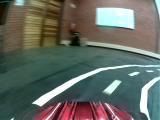
#> input picture Image_Preprocessing/101_cam-image_array_.jpg, 160 x 120 px
$ python medImage.py
#> lines starting #> are read from the running program, lines starting #| are printed output that depends on the picture; after the words box and inside, x2 and y2 are one past the last pixel; in counts of white or black regions, pixels touching at a corner belong together
import cv2
import numpy as np

import matplotlib.pyplot as plt

images = []

image = cv2.imread('101_cam-image_array_.jpg')
#> image is the input picture: shape (120, 160, 3); mean B, G, R 98.1, 106.1, 100.4

images.append(image)

image = cv2.imread('lanes.jpg')
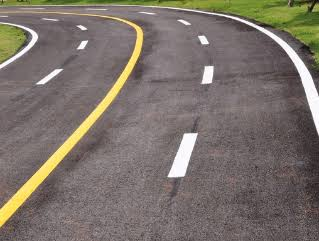
#> input picture Image_Preprocessing/lanes.jpg, 319 x 241 px
#> image is the input picture: shape (241, 319, 3); mean B, G, R 106.8, 114.3, 123.3

images.append(image)

image = cv2.imread('arrowcity.jpg')
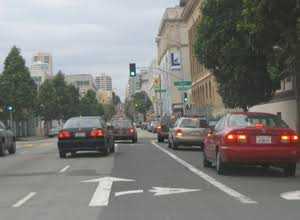
#> input picture Image_Preprocessing/arrowcity.jpg, 300 x 220 px
#> image is the input picture: shape (220, 300, 3); mean B, G, R 120.5, 124.1, 124.8

images.append(image)

imagesGray = []
medians = []
for i in range(0, len(images)):
    imgGray = cv2.cvtColor(images[i], cv2.COLOR_BGR2GRAY)
    imagesGray.append(imgGray)
    median = np.median(imagesGray[i])
    medians.append(median)
#> this loop made 3 passes
#> median on passes 1 to 3: 88, 112, 123
#> pass 1, `imgGray = cv2.cvtColor(images[i], cv2.COLOR_BGR2GRAY)`:
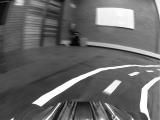
#> imgGray: shape (120, 160); min 2, max 255, mean 103.5
#> pass 3, `imgGray = cv2.cvtColor(images[i], cv2.COLOR_BGR2GRAY)`:
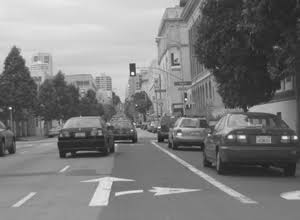
#> imgGray: shape (220, 300); min 18, max 245, mean 123.9
#> after the loop, imagesGray = 3 items; medians = [88, 112, 123]


print(medians)
#| [88.0, 112.0, 123.0]

finalImages = []
#Threshold grayscaled image according to median:
for n in range(0, len(images)):
    imgEdit = imagesGray[n]
    print(n)
    colorMaskWhite = (imgEdit[:,:] < round(median + median*0.3))
    print(colorMaskWhite.shape)
    localImage = np.copy(imgEdit)
    localImage[colorMaskWhite] = 0
    (height, width) = localImage.shape[:2]
    point = round(height/2.5)
    localImage[:point, :width] = 0
    finalImages.append(localImage)
#> this loop made 3 passes
#> (height, width, point) on passes 1 to 3: (120, 160, 48), (241, 319, 96), (220, 300, 88)
#| 0
#| (120, 160)
#| 1
#| (241, 319)
#| 2
#| (220, 300)
#> pass 1, `colorMaskWhite = (imgEdit[:,:] < round(median + median*0.3))`:
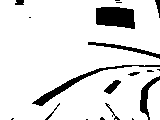
#> colorMaskWhite: shape (120, 160) bool; 88.8% white; 19 black regions (9 under 20 px), largest, box (x1, y1, x2, y2) and area: (96, 7, 135, 29) 721, (32, 65, 160, 106) 539, (140, 76, 160, 120) 271
#> pass 3, `colorMaskWhite = (imgEdit[:,:] < round(median + median*0.3))`:
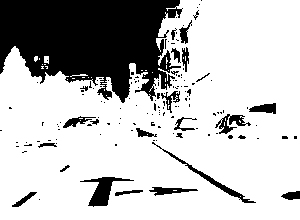
#> colorMaskWhite: shape (220, 300) bool; 75.3% white; 142 black regions (117 under 20 px), largest, box (x1, y1, x2, y2) and area: (0, 0, 183, 103) 12933, (80, 177, 134, 207) 550, (152, 142, 256, 203) 417
#> after the loop:
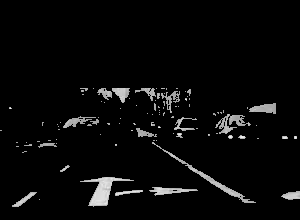
#> localImage: shape (220, 300); min 0, max 242, mean 9.1
#> after the loop, finalImages = 3 items

#Visualise a comparison
plt.imshow(np.squeeze(finalImages[2]))
plt.show()
plt.imshow(np.squeeze(images[2]), cmap='gray')
plt.show()
